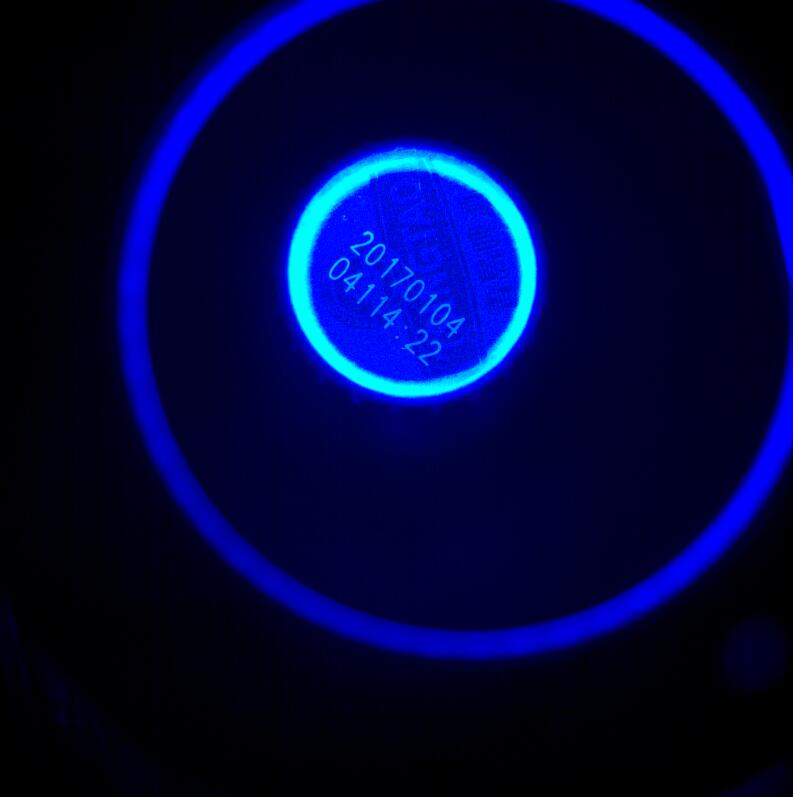
//> input picture data/template/ocr_1.jpg, 793 x 797 px
$ ./ocrReg   (built with g++ and OpenCV 4)
//> lines starting //> are read from the running program, lines starting //| are printed output that depends on the picture; after the words box and inside, x2 and y2 are one past the last pixel; in counts of white or black regions, pixels touching at a corner belong together
#include "opencv2/highgui/highgui.hpp"
#include "opencv2/imgproc/imgproc.hpp"
#include <iostream>
using namespace cv;
using namespace std;

/// Global variables
Mat src, src_gray, src_th, erosion_dst;
Mat dst, dst_gray, dst_th;
Mat original, result;

const char* inputImage = "ocr_1.jpg";
const int threshval = 80;

int erosion_elem = 0;
int erosion_size = 8;

#define BASE 45
RNG &rng = theRNG();
Rect rect;

vector<vector<Point> > contours;
vector<vector<Point> > _contours;
Point2f rect_points[4];

void processImage(int /*h*/, void*)
{
	cvtColor(src, src_gray, CV_BGR2GRAY);
	threshold(src_gray, src_th, threshval, 250, THRESH_BINARY_INV);

	erode(src_th, src_th, Mat());
	dilate(src_th, src_th, Mat());


	vector<Vec4i>hierarchy;
	//Mat dst = Mat::zeros(src.rows, src.cols, CV_8UC3);
	findContours(src_th, contours, hierarchy, CV_RETR_CCOMP, CV_CHAIN_APPROX_SIMPLE);

	//除去太长或者太短的轮廓
	int cmin = 10;
	int cmax = 70;
	std::vector<std::vector<Point>>::const_iterator itc = contours.begin();
	while (itc != contours.end())
	{
		if (itc->size() < cmin || itc->size() > cmax)
			itc = contours.erase(itc);
		else
			++itc;
	}

	dst = Mat::zeros(src.rows, src.cols, CV_8UC3);
	dst.setTo(Scalar(255, 255, 255));
	drawContours(dst, contours, -1, Scalar(0, 0, 255), 2);
	imshow("IMG", dst);

	cvtColor(dst, dst_gray, CV_BGR2GRAY);
	threshold(dst_gray, dst_th, 80, 255, THRESH_BINARY);

	int erosion_type;
	if (erosion_elem == 0){ erosion_type = MORPH_RECT; }
	else if (erosion_elem == 1){ erosion_type = MORPH_CROSS; }
	else if (erosion_elem == 2) { erosion_type = MORPH_ELLIPSE; }

	Mat element = getStructuringElement(erosion_type,
		Size(2 * erosion_size + 1, 2 * erosion_size + 1),
		Point(erosion_size, erosion_size));

	/// 腐蚀操作
	erode(dst_th, erosion_dst, element);


	vector<Vec4i>_hierarchy;
	//Mat dst = Mat::zeros(src.rows, src.cols, CV_8UC3);
	findContours(erosion_dst, _contours, _hierarchy, CV_RETR_CCOMP, CV_CHAIN_APPROX_SIMPLE);

	//除去太长或者太短的轮廓
	int min = 50;
	int max = 1000;
	std::vector<std::vector<Point>>::const_iterator itd = _contours.begin();
	while (itd != _contours.end())
	{
		if (itd->size() < min || itd->size() > max)
			itd = _contours.erase(itd);
		else
			++itd;
	}

	// 对每个找到的轮廓创建可倾斜的边界框和椭圆
	vector<RotatedRect> minRect(_contours.size());
	for (int i = 0; i < _contours.size(); i++)
	{
		minRect[i] = minAreaRect(Mat(_contours[i]));

	}
	/// 绘出轮廓及其可倾斜的边界框和边界椭圆
	for (int i = 0; i < _contours.size(); i++)
	{
		Scalar color = Scalar(rng.uniform(0, 255), rng.uniform(0, 255), rng.uniform(0, 255));
		// contour
		//drawContours(original, _contours, i, color, 1, 8, vector<Vec4i>(), 0, Point());
		rect = cv::boundingRect(_contours[i]);
		minRect[i].points(rect_points);
		for (int j = 0; j < 4; j++)
			line(src, rect_points[j], rect_points[(j + 1) % 4], color, 1, 8);
	}
	Mat hole(src.size(), CV_8U, Scalar(0)); //遮罩图层
	cv::drawContours(hole, _contours, -1, Scalar(255), CV_FILLED); //在遮罩图层上，用白色像素填充轮廓
	namedWindow("My hole");
	imshow("My hole", hole);
	Mat crop(src.rows, src.cols, CV_8UC3);
	src.copyTo(crop, hole);//将原图像拷贝进遮罩图层
	namedWindow("My warpPerspective");
	imshow("My warpPerspective", crop);
}
//图像旋转: src为原图像， dst为新图像, angle为旋转角度, isClip表示是采取缩小图片的方式
int imageRotate4(InputArray src, OutputArray dst, double angle, bool isClip)
{
	Mat input = src.getMat();
	if (input.empty()) {
		return -1;
	}

	//得到图像大小
	int width = input.cols;
	int height = input.rows;

	//计算图像中心点
	Point2f center;
	center.x = width / 2.0;
	center.y = height / 2.0;

	//获得旋转变换矩阵
	double scale = 1.0;
	Mat trans_mat = getRotationMatrix2D(center, -angle, scale);

	//计算新图像大小
	double angle1 = angle  * CV_PI / 180.;
	double a = sin(angle1) * scale;
	double b = cos(angle1) * scale;
	double out_width = height * fabs(a) + width * fabs(b); //外边框长度
	double out_height = width * fabs(a) + height * fabs(b);//外边框高度

	int new_width, new_height;
	if (!isClip) {
		new_width = cvRound(out_width);
		new_height = cvRound(out_height);
	}
	else {
		//calculate width and height of clip rect
		double angle2 = fabs(atan(height * 1.0 / width)); //即角度 b
		double len = width * fabs(b);
		double Y = len / (1 / fabs(tan(angle1)) + 1 / fabs(tan(angle2)));
		double X = Y * 1 / fabs(tan(angle2));
		new_width = cvRound(out_width - X * 2);
		new_height = cvRound(out_height - Y * 2);
	}

	//在旋转变换矩阵中加入平移量
	trans_mat.at<double>(0, 2) += cvRound((new_width - width) / 2);
	trans_mat.at<double>(1, 2) += cvRound((new_height - height) / 2);

	//仿射变换
	warpAffine(input, dst, trans_mat, Size(new_width, new_height));

	return 0;
}

int main()
{
	original = imread(inputImage);
//> original is the input picture: 797 rows x 793 cols, CV_8UC3; mean B, G, R 61.4, 6.1, 0.7
	if (original.empty())
	{
		cout << "Could not read input image file: " << inputImage << endl;
		return -1;
	}
	src = original.clone();
	processImage(0, 0);
//> in processImage, `cvtColor(src, src_gray, CV_BGR2GRAY);`:
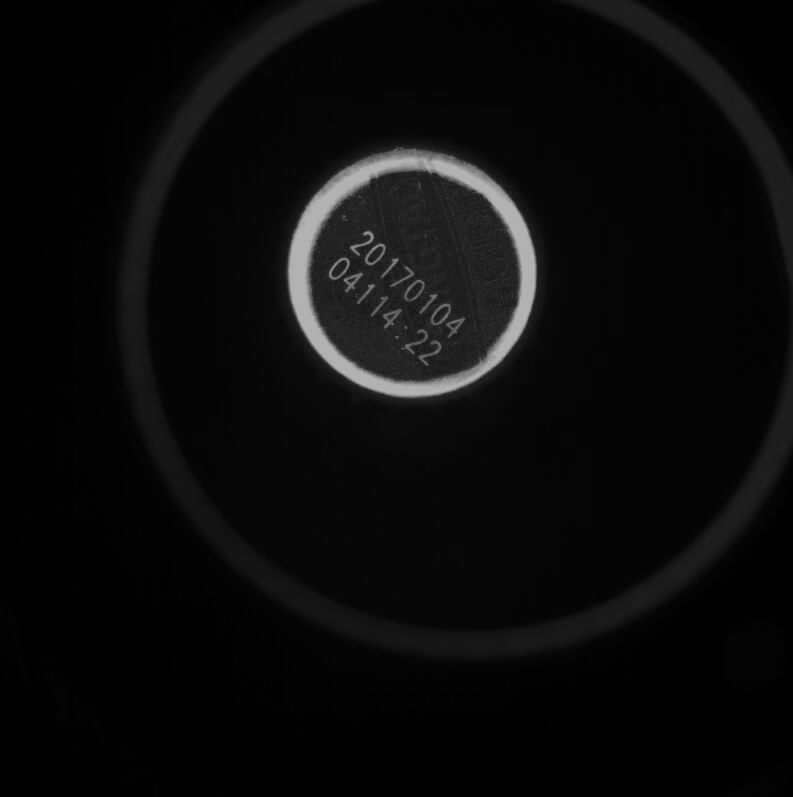
//> src_gray: 797 rows x 793 cols, CV_8UC1; min 0, max 184, mean 10.7
//> in processImage, `threshold(src_gray, src_th, threshval, 250, THRESH_BINARY_INV);`:
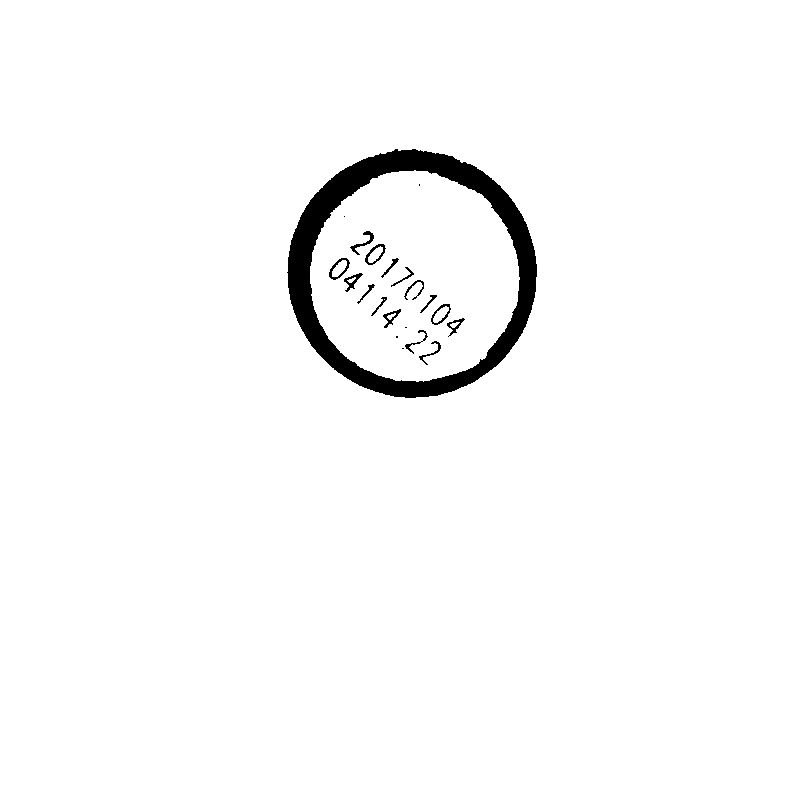
//> src_th: 797 rows x 793 cols, CV_8UC1; values 0 (black) and 250 (white), 97.6% white; 21 black regions (5 under 20 px), largest, box (x1, y1, x2, y2) and area: (287, 149, 537, 398) 13833, (329, 258, 350, 280) 136, (350, 231, 374, 255) 133
//> in processImage, `dilate(src_th, src_th, Mat());`:
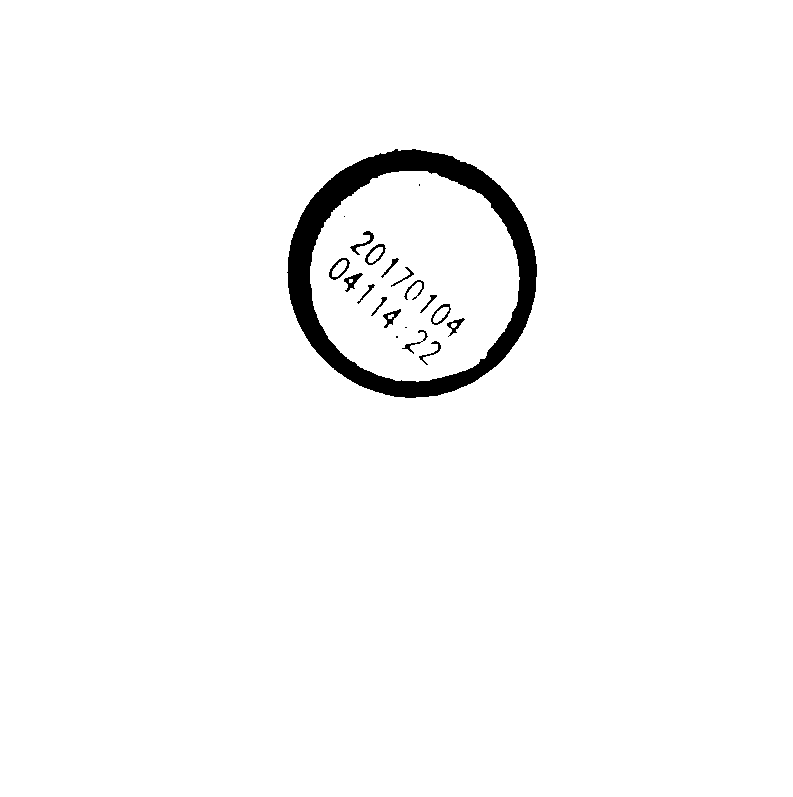
//> src_th: 797 rows x 793 cols, CV_8UC1; values 0 (black) and 250 (white), 97.6% white; 20 black regions (4 under 20 px)
//> in processImage, `findContours(src_th, contours, hierarchy, CV_RETR_CCOMP, CV_CHAIN_APPR..`: contours = 32 contours, 10 with area under 20; largest, box (x1, y1, x2, y2) and area: (0, 0, 793, 797) 630432, (286, 148, 538, 399) 48798, (310, 171, 520, 382) 34278, (328, 257, 351, 281) 316, (364, 243, 387, 266) 298
//> the loop in processImage, `while (itc != contours.end())` made 32 passes
//> after the loop in processImage, `while (itc != contours.end())`: contours = 20 contours, 1 with area under 20; largest, box (x1, y1, x2, y2) and area: (328, 257, 351, 281) 316, (364, 243, 387, 266) 298, (430, 303, 452, 326) 290, (343, 272, 364, 293) 180, (349, 230, 375, 256) 176
//> in processImage, `cvtColor(dst, dst_gray, CV_BGR2GRAY);`: dst_gray: 797 rows x 793 cols, CV_8UC1; values 76 (black) and 255 (white), 99.4% white; 12 black regions, largest, box (x1, y1, x2, y2) and area: (348, 229, 388, 267) 692, (327, 256, 365, 294) 614, (429, 302, 467, 338) 575
//> in processImage, `erode(dst_th, erosion_dst, element);`:
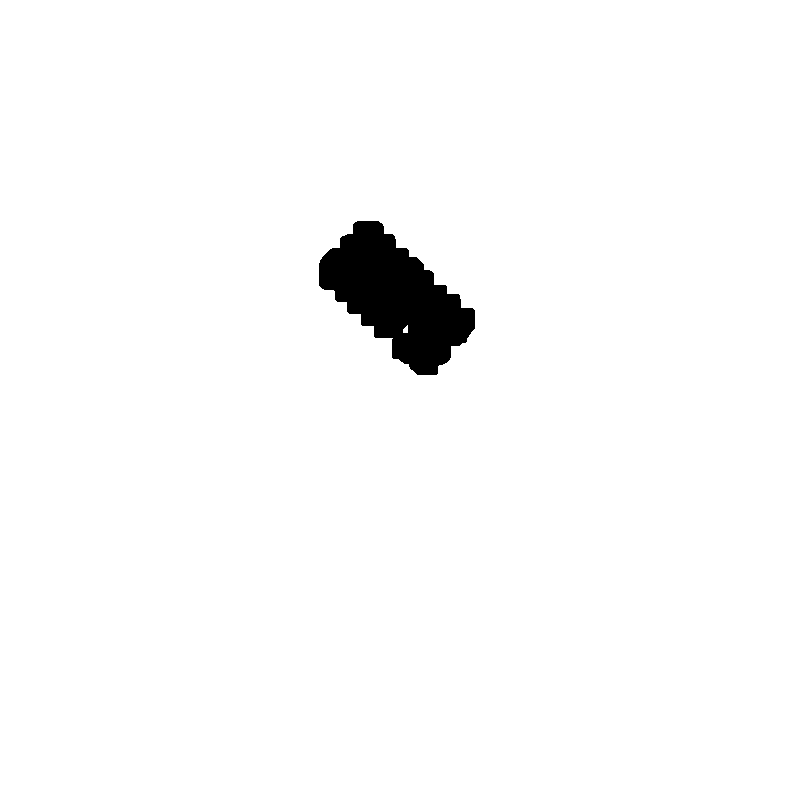
//> erosion_dst: 797 rows x 793 cols, CV_8UC1; 98% white; 1 black region, box (x1, y1, x2, y2) and area: (319, 221, 475, 375) 12821
//> the loop in processImage, `while (itd != _contours.end())` made 3 passes
//> in processImage, `vector<RotatedRect> minRect(_contours.size());`: minRect = 1 RotatedRect (x, y, width, height, angle): [0, 0, 0, 0, 0]
//> the loop in processImage, `for (int i = 0; i < _contours.size(); i++)` made 1 pass
//> the loop in processImage, `for (int i = 0; i < _contours.size(); i++)` made 1 pass
//> rect on pass 1: Rect(318, 220, 158, 156)
//> after the loop in processImage, `for (int i = 0; i < _contours.size(); i++)`:
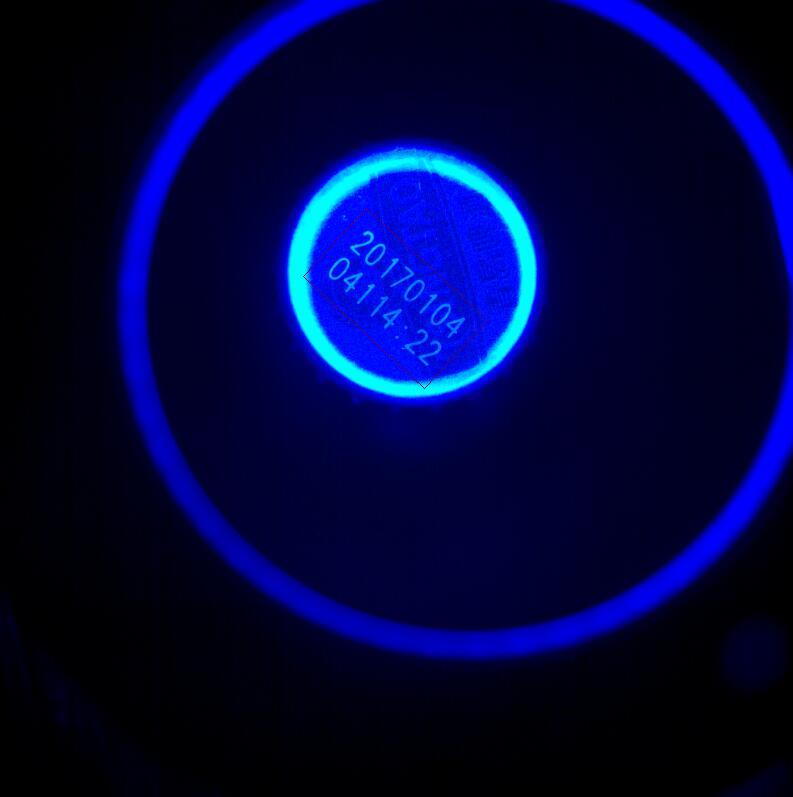
//> src: 797 rows x 793 cols, CV_8UC3; 0.06% of pixels changed, all inside (x1, y1, x2, y2) = (303, 208, 488, 389)
//> in processImage, `cv::drawContours(hole, _contours, -1, Scalar(255), CV_FILLED);`: hole: 797 rows x 793 cols, CV_8UC1; 2.1% white; 1 white region, box (x1, y1, x2, y2) and area: (318, 220, 476, 376) 13368
//> in processImage, `src.copyTo(crop, hole);`:
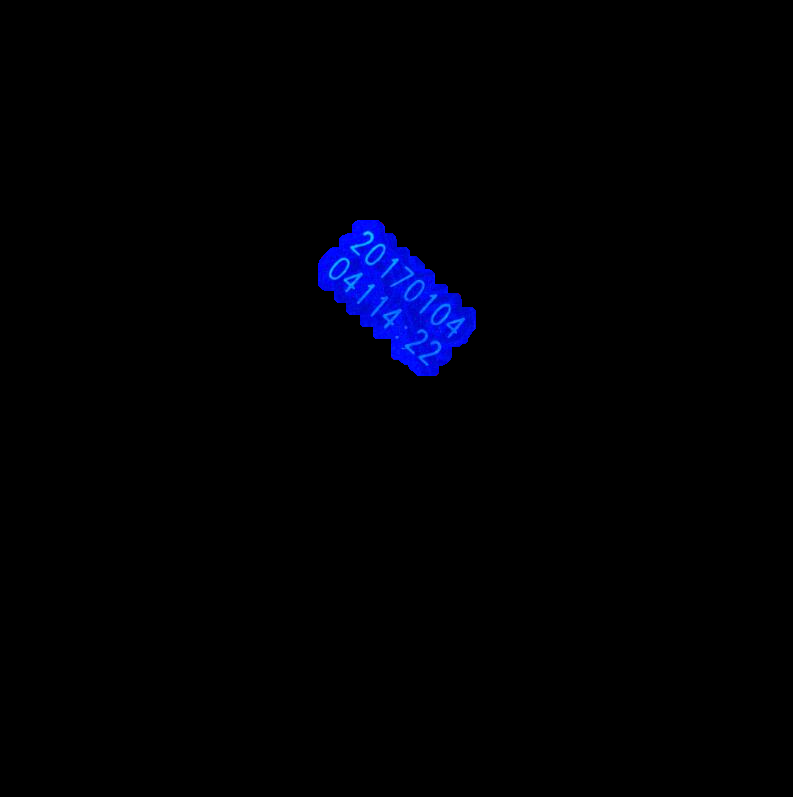
//> crop: 797 rows x 793 cols, CV_8UC3; mean B, G, R 5, 0.6, 0.1

	//矫正图像
	float dx = rect_points[0].x - rect_points[1].x;
//> dx = 121
	float dy = rect_points[0].y - rect_points[1].y;
//> dy = 111.6
	float rotateDegree = atan2f(dy, dx);   //(float)CV_PI*180.0f;
//> rotateDegree = 0.745
	double angle = rotateDegree  * CV_PI / 180.; // 弧度
//> angle = 0.013

	bool isClip = true;
	imageRotate4(original, result, rotateDegree - BASE, isClip);
//> in imageRotate4, `warpAffine(input, dst, trans_mat, Size(new_width, new_height));`:
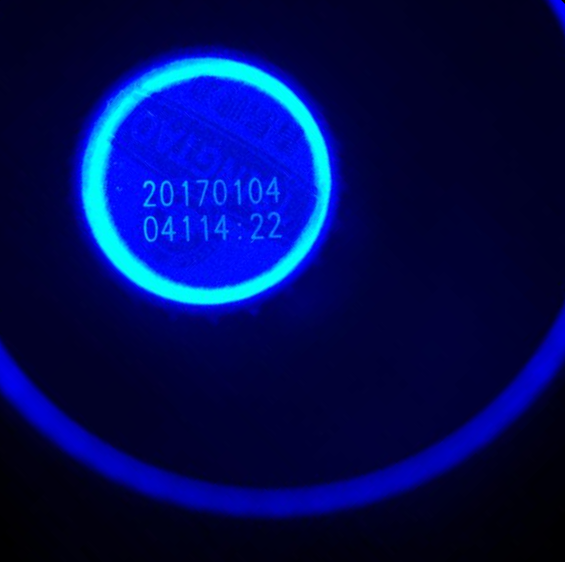
//> dst: 562 rows x 565 cols, CV_8UC3; mean B, G, R 86.9, 11.9, 1
	namedWindow("ROT Image");
	imshow("ROI Image", result);

	//Mat roiImage = original(rect);

	waitKey(0);
	return 0;
}

$ run again, with data/template/ocr_2.jpg copied over data/template/ocr_1.jpg
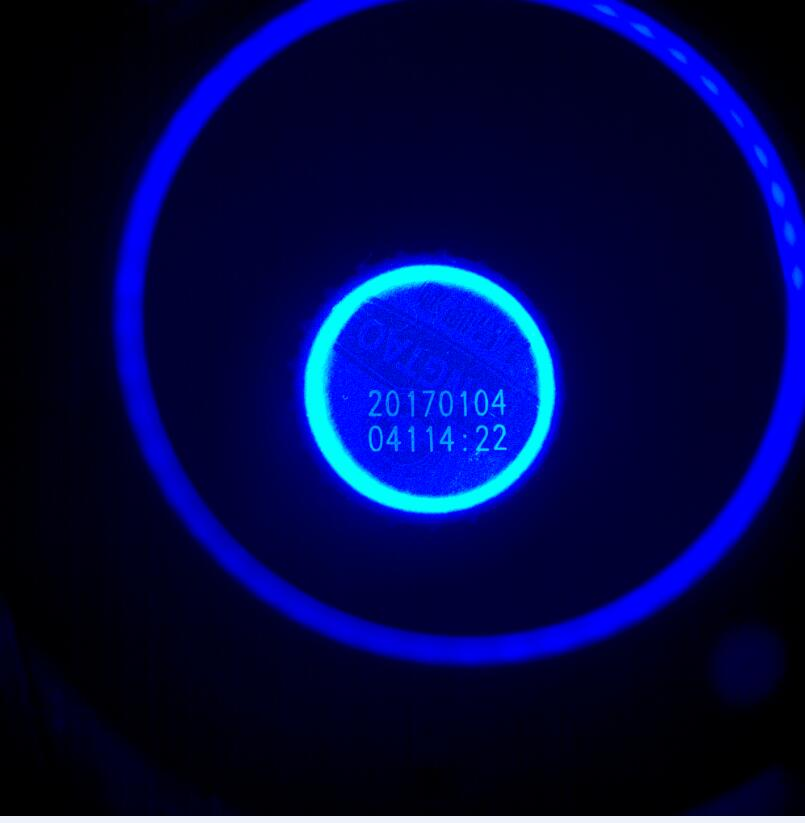
//> input picture data/template/ocr_2.jpg, 805 x 823 px
//> original is the input picture: 823 rows x 805 cols, CV_8UC3; mean B, G, R 70.4, 8.8, 2.7
//> in processImage, `dilate(src_th, src_th, Mat());`:
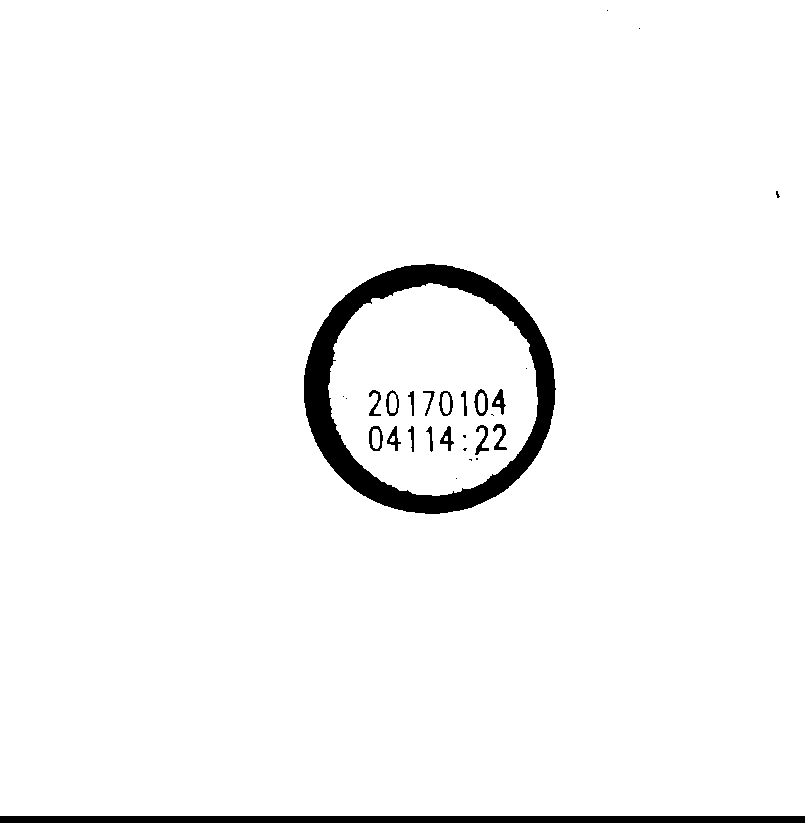
//> src_th: 823 rows x 805 cols, CV_8UC1; values 0 (black) and 250 (white), 96.7% white; 29 black regions (12 under 20 px)
//> in processImage, `findContours(src_th, contours, hierarchy, CV_RETR_CCOMP, CV_CHAIN_APPR..`: contours = 38 contours, 15 with area under 20; largest, box (x1, y1, x2, y2) and area: (0, 0, 805, 816) 655260, (303, 263, 557, 515) 49679, (328, 283, 538, 496) 34439, (368, 425, 384, 452) 325, (473, 388, 489, 417) 318
//> the loop in processImage, `while (itc != contours.end())` made 38 passes
//> after the loop in processImage, `while (itc != contours.end())`: contours = 20 contours; largest, box (x1, y1, x2, y2) and area: (368, 425, 384, 452) 325, (473, 388, 489, 417) 318, (438, 390, 454, 417) 310, (385, 389, 400, 417) 298, (474, 424, 490, 456) 204
//> dst_gray: 823 rows x 805 cols, CV_8UC1; values 76 (black) and 255 (white), 99.4% white; 14 black regions, largest, box (x1, y1, x2, y2) and area: (472, 387, 508, 418) 603, (367, 424, 403, 453) 598, (437, 389, 455, 418) 370
//> erosion_dst: 823 rows x 805 cols, CV_8UC1; 98% white; 2 black regions, box (x1, y1, x2, y2) and area: (359, 379, 517, 465) 12652, (766, 181, 790, 208) 628
//> the loop in processImage, `while (itd != _contours.end())` made 3 passes
//> minRect = 1 RotatedRect (x, y, width, height, angle): [0, 0, 0, 0, 0]
//> the loop in processImage, `for (int i = 0; i < _contours.size(); i++)` made 1 pass
//> the loop in processImage, `for (int i = 0; i < _contours.size(); i++)` made 1 pass
//> rect on pass 1: Rect(358, 378, 160, 88)
//> hole: 823 rows x 805 cols, CV_8UC1; 2% white; 1 white region, box (x1, y1, x2, y2) and area: (358, 378, 518, 466) 13178
//> dx = 159
//> dy = 0
//> in imageRotate4, `warpAffine(input, dst, trans_mat, Size(new_width, new_height));`:
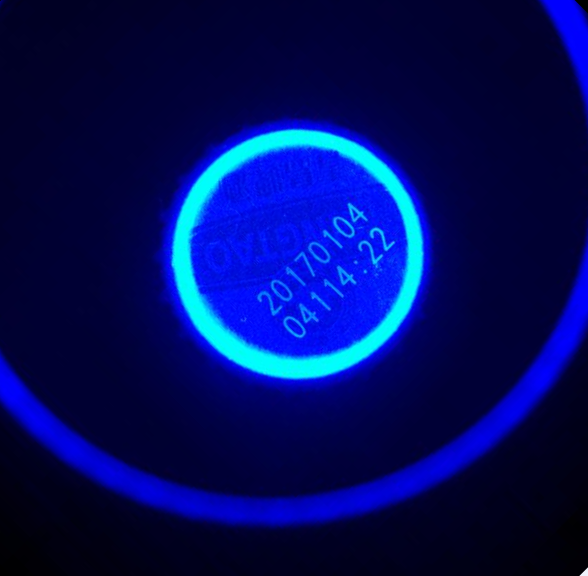
//> dst: 576 rows x 588 cols, CV_8UC3; mean B, G, R 94, 12.6, 0.9
